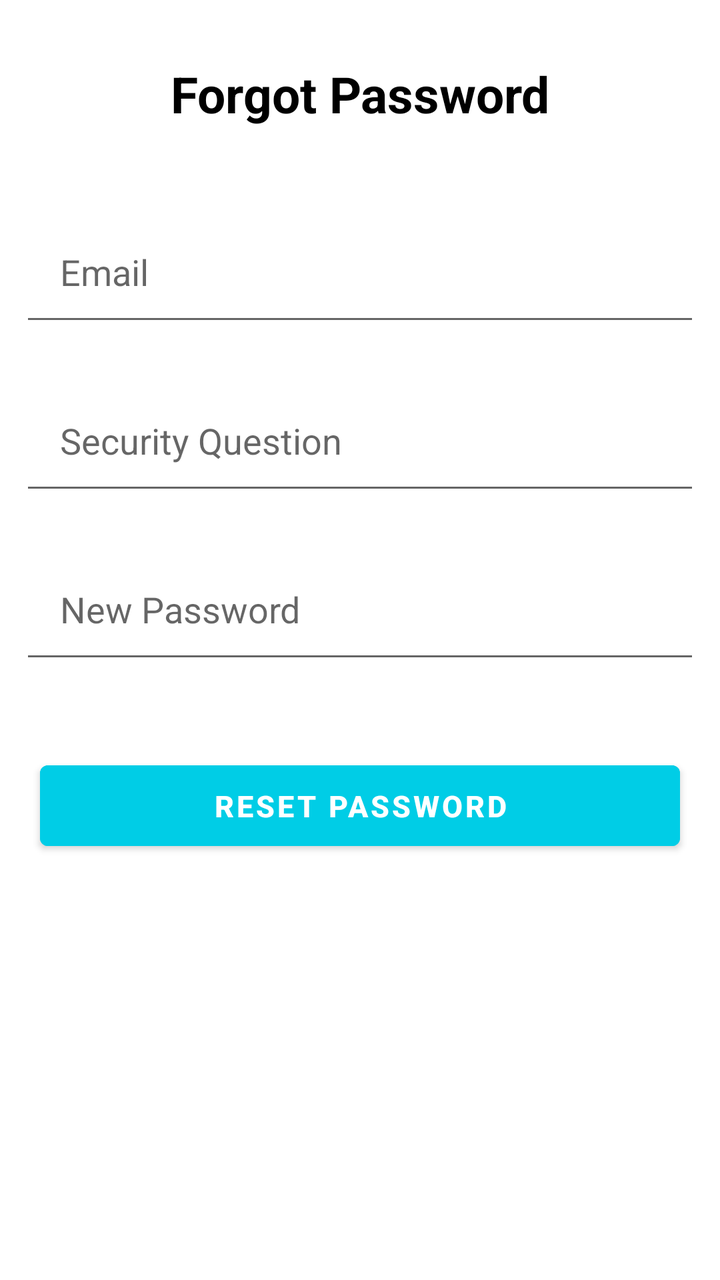
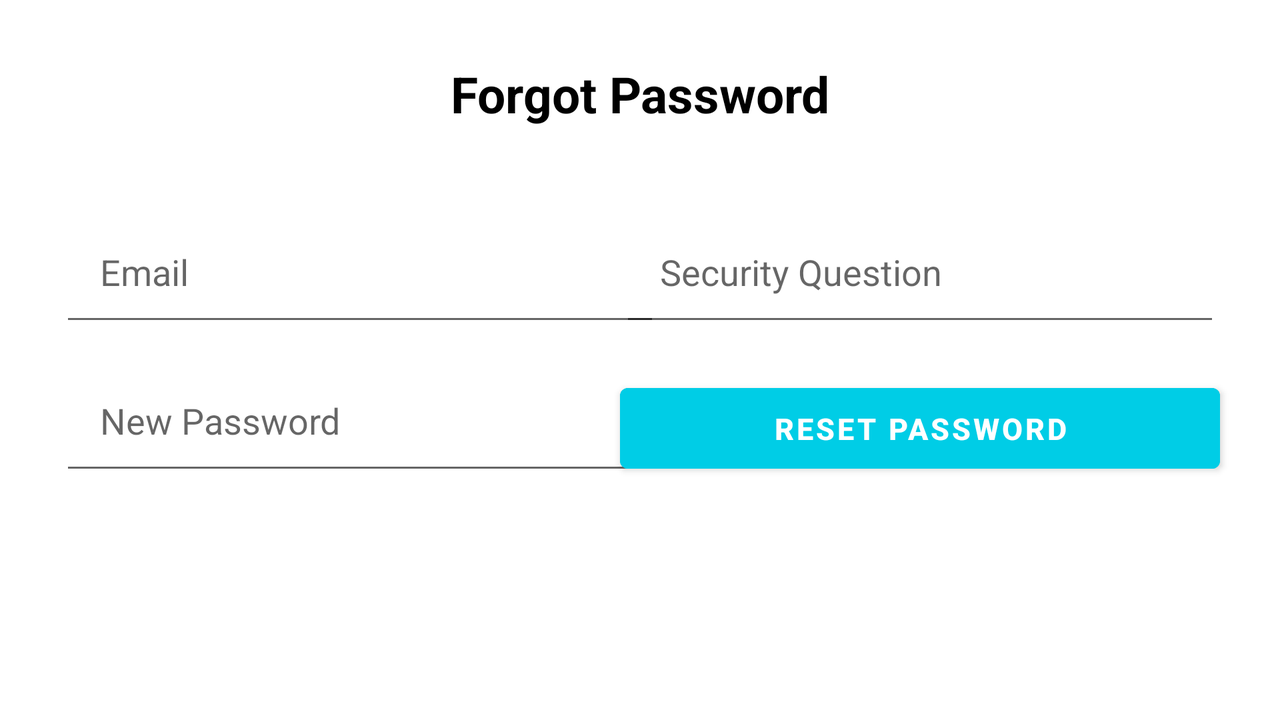

Compare how this app lays out the same screen by default and in its alternative resource folder. The renders come first, then the two layout files and the values they reference.
<!-- AndroidManifest.xml: application theme Theme.TermProject -->
<!-- res/layout/activity_forgot_password.xml -->
<?xml version="1.0" encoding="utf-8"?>
<RelativeLayout xmlns:android="http://schemas.android.com/apk/res/android"
    xmlns:app="http://schemas.android.com/apk/res-auto"
    xmlns:tools="http://schemas.android.com/tools"
    android:layout_width="match_parent"
    android:layout_height="match_parent"
    tools:context=".ForgotPassword">

    <TextView
        android:layout_width="match_parent"
        android:layout_height="wrap_content"
        android:id="@+id/forgotpwdtext"
        android:text="Forgot Password"
        android:textColor="@color/black"
        android:textSize="25dp"
        android:textStyle="bold"
        android:layout_margin="30dp"
        android:gravity="center"/>

    <EditText
        android:layout_width="match_parent"
        android:layout_height="wrap_content"
        android:id="@+id/forgotemail"
        android:layout_below="@id/forgotpwdtext"
        android:hint="Email"
        android:textColor="@color/black"
        android:layout_margin="10dp"
        android:padding="20dp"
        />

    <EditText
        android:layout_width="match_parent"
        android:layout_height="wrap_content"
        android:id="@+id/forgotpassword"
        android:layout_below="@+id/forgotsecurity"
        android:hint="New Password"
        android:textColor="@color/black"
        android:layout_margin="10dp"
        android:padding="20dp"
        />

    <EditText
        android:layout_width="match_parent"
        android:layout_height="wrap_content"
        android:id="@+id/forgotsecurity"
        android:layout_below="@+id/forgotemail"
        android:hint="Security Question"
        android:textColor="@color/black"
        android:layout_margin="10dp"
        android:padding="20dp"
        />

    <com.google.android.material.button.MaterialButton
        android:layout_width="match_parent"
        android:layout_height="wrap_content"
        android:id="@+id/resetpwdbutton"
        android:text="Reset Password"
        android:textColor="@color/white"
        android:textStyle="bold"
        android:textSize="15dp"
        android:backgroundTint="@color/bgcolor"
        android:layout_marginTop="30dp"
        android:layout_marginHorizontal="20dp"
        android:padding="10dp"
        android:layout_below="@id/forgotpassword"/>

</RelativeLayout>
<!-- resources referenced by this layout -->
<resources>
  <color name="bgcolor">#00CDE6</color>
  <color name="black">#FF000000</color>
  <color name="white">#FFFFFFFF</color>
  <style name="Theme.TermProject" parent="Theme.MaterialComponents.DayNight.NoActionBar">
          
          <item name="colorPrimary">@color/purple_500</item>
          <item name="colorPrimaryVariant">@color/purple_700</item>
          <item name="colorOnPrimary">@color/white</item>
          
          <item name="colorSecondary">@color/teal_200</item>
          <item name="colorSecondaryVariant">@color/teal_700</item>
          <item name="colorOnSecondary">@color/black</item>
          
          <item name="android:statusBarColor" tools:targetApi="l">?attr/colorPrimaryVariant</item>
          
      </style>
  <color name="purple_500">#FF6200EE</color>
  <color name="purple_700">#FF3700B3</color>
  <color name="teal_200">#FF03DAC5</color>
  <color name="teal_700">#FF018786</color>
</resources>
<!-- res/layout-land/activity_forgot_password.xml (the repository's variant of the layout above) -->
<!-- drawn on the phone turned sideways -->
<?xml version="1.0" encoding="utf-8"?>
<RelativeLayout xmlns:android="http://schemas.android.com/apk/res/android"
    xmlns:app="http://schemas.android.com/apk/res-auto"
    xmlns:tools="http://schemas.android.com/tools"
    android:layout_width="match_parent"
    android:layout_height="match_parent"
    tools:context=".ForgotPassword">

    <TextView
        android:layout_width="match_parent"
        android:layout_height="wrap_content"
        android:id="@+id/forgotpwdtext"
        android:text="Forgot Password"
        android:textColor="@color/black"
        android:textSize="25dp"
        android:textStyle="bold"
        android:layout_margin="30dp"
        android:gravity="center"/>

    <EditText
        android:layout_width="300dp"
        android:layout_height="wrap_content"
        android:id="@+id/forgotemail"
        android:layout_below="@id/forgotpwdtext"
        android:hint="Email"
        android:textColor="@color/black"
        android:layout_marginLeft="30dp"
        android:layout_marginTop="10dp"
        android:padding="20dp"
        />

    <EditText
        android:layout_width="300dp"
        android:layout_height="wrap_content"
        android:id="@+id/forgotpassword"
        android:layout_below="@+id/forgotsecurity"
        android:hint="New Password"
        android:textColor="@color/black"
        android:layout_marginLeft="30dp"
        android:layout_marginTop="10dp"
        android:padding="20dp"
        />

    <EditText
        android:layout_width="300dp"
        android:layout_height="wrap_content"
        android:id="@+id/forgotsecurity"
        android:layout_below="@+id/forgotpwdtext"
        android:layout_alignParentRight="true"
        android:layout_marginRight="30dp"
        android:hint="Security Question"
        android:textColor="@color/black"
        android:layout_marginTop="10dp"
        android:padding="20dp"
        />

    <com.google.android.material.button.MaterialButton
        android:layout_width="300dp"
        android:layout_height="wrap_content"
        android:id="@+id/resetpwdbutton"
        android:text="Reset Password"
        android:textColor="@color/white"
        android:textStyle="bold"
        android:textSize="15dp"
        android:backgroundTint="@color/bgcolor"
        android:layout_marginTop="20dp"
        android:layout_marginRight="30dp"
        android:padding="10dp"
        android:layout_alignParentRight="true"
        android:layout_below="@id/forgotsecurity"/>

</RelativeLayout>
